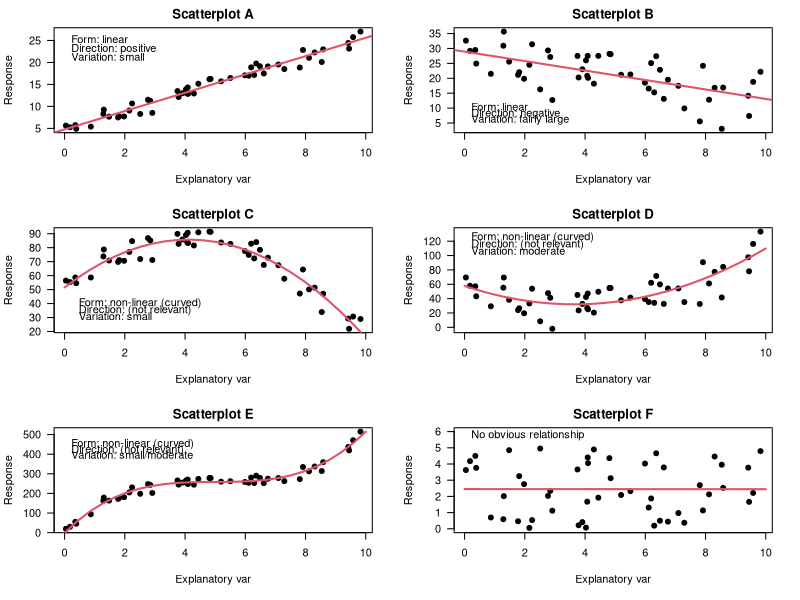

Recreate this plot in R.
## ---- chunk 1
par( mfrow = c(3, 2))

set.seed(2300)
x <- runif(50, 
           min = 0, 
           max = 10)
y <- (2 * x) + 5 + rnorm( length(x), 0, 1)

par( mar = c(5, 4, 2, 2) + 0.1) # DEFAULT: c(5, 4, 4, 2) + 0.1.
plot( y ~ x,
      pch = 19,
      las = 1,
      xlab = "Explanatory var",
      ylab = "Response",
      main = "Scatterplot A"
)
abline( coef(lm( y ~ x )), 
        lwd = 2, 
        col = 2)

text(0, 25, 
     "Form: linear", 
     pos = 4)
text(0, 23, 
     "Direction: positive", 
     pos = 4)
text(0, 21, 
     "Variation: small", pos = 4)




set.seed(2300)
x <- runif(50,
           min = 0, 
           max = 10)
y <- (-2 * x) + 5 + rnorm( length(x), 0, 5) + 25

par( mar = c(5, 4, 2, 2) + 0.1) # DEFAULT: c(5, 4, 4, 2) + 0.1.
plot( y ~ x,
      pch = 19,
      las = 1,
      xlab = "Explanatory var",
      ylab = "Response",
      main = "Scatterplot B"
)
abline( coef(lm( y ~ x )), 
        lwd = 2, 
        col = 2)

text(0, 10, 
     "Form: linear", 
     pos = 4)
text(0, 8, 
     "Direction: negative", 
     pos = 4)
text(0, 6, 
     "Variation: fairly large",
     pos = 4)




set.seed(2300)
x <- runif(50, 
           min = 0, 
           max = 10)
y <- -2 * (x - 4)^2 + 5 + rnorm( length(x), 0, 5) + 80

par( mar = c(5, 4, 2, 2) + 0.1) # DEFAULT: c(5, 4, 4, 2) + 0.1.
plot( y ~ x,
      pch = 19,
      las = 1,
      xlab = "Explanatory var",
      ylab = "Response",
      main = "Scatterplot C"
)
mod.curve <- lm( y ~ poly(x, 2) )

xnew <- seq(0, 10, 
            length = 25)
newdata <- data.frame(x = xnew)
ynew <- predict( mod.curve, 
                 newdata = newdata)

lines( ynew ~ xnew, 
       lwd = 2, 
       col = 2)

text(0.25, 40, 
     "Form: non-linear (curved)", 
     pos = 4)
text(0.25, 35, 
     "Direction: (not relevant)", 
     pos = 4)
text(0.25, 30, 
     "Variation: small", 
     pos = 4)





set.seed(2300)
x <- runif(50, 
           min = 0, 
           max = 10)
y <- 2 * (x - 4)^2 + 5 + rnorm( length(x), 0, 15) + 25

par( mar = c(5, 4, 2, 2) + 0.1) # DEFAULT: c(5, 4, 4, 2) + 0.1.
plot( y ~ x,
      pch = 19,
      las = 1,
      xlab = "Explanatory var",
      ylab = "Response",
      main = "Scatterplot D"
)
mod.curve <- lm( y ~ poly(x, 2) )

xnew <- seq(0, 10, 
            length = 25)
newdata <- data.frame(x = xnew)
ynew <- predict( mod.curve, 
                 newdata = newdata)

lines( ynew ~ xnew, 
       lwd = 2, 
       col = 2)

text(0, 125, 
     "Form: non-linear (curved)", 
     pos = 4)
text(0, 115, 
     "Direction: (not relevant)", 
     pos = 4)
text(0, 105, 
     "Variation: moderate", 
     pos = 4)



set.seed(2300)
x <- runif(50, 
           min = 0, 
           max = 10) 
y <- 2 * (x - 5)^3 + 5 + rnorm( length(x), 0, 15) + 250

par( mar = c(5, 4, 2, 2) + 0.1) # DEFAULT: c(5, 4, 4, 2) + 0.1.
plot( y ~ x,
      pch = 19,
      las = 1,
      xlab = "Explanatory var",
      ylab = "Response",
      main = "Scatterplot E"
)
mod.curve <- lm( y ~ poly(x, 3) )

xnew <- seq(0, 10, 
            length = 25)
newdata <- data.frame(x = xnew)
ynew <- predict( mod.curve, 
                 newdata = newdata)

lines( ynew ~ xnew, 
       lwd = 2, 
       col = 2)

text(0, 450, 
     "Form: non-linear (curved)", 
     pos = 4)
text(0, 420, 
     "Direction: (not relevant)", 
     pos = 4)
text(0, 390, 
     "Variation: small/moderate", 
     pos = 4)







set.seed(2300)
x <- runif(50, 
           min = 0, 
           max = 10) 
y <- runif(50, 
           min = 0, 
           max = 5)

par( mar = c(5, 4, 2, 2) + 0.1) # DEFAULT: c(5, 4, 4, 2) + 0.1.
plot( y ~ x,
      pch = 19,
      las = 1,
      ylim = c(0, 6),
      xlab = "Explanatory var",
      ylab = "Response",
      main = "Scatterplot F"
)
mod.curve <- lm( y ~ poly(x, 1) )

xnew <- seq(0, 10, 
            length = 25)
newdata <- data.frame(x = xnew)
ynew <- predict( mod.curve, 
                 newdata = newdata)

lines( ynew ~ xnew, 
       lwd = 2, 
       col = 2)

text(0, 5.75, 
     "No obvious relationship", 
     pos = 4)
